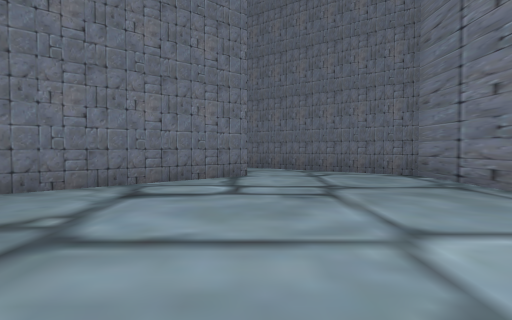
View 1 (above)

24 first-person views from a walk through a scene from a Unity 3-D project. The camera is 1.2 m above the floor, tilts 2° down and sees 75° across. The floor is counted in squares, 2 m on a side. Each view is taken from the middle of a square. On the plan, view 1 faces up. The plan holds only what a view shows up to about 10 squares ahead; the rest is blank. The place goes on beyond the plan. The player character is not drawn.

View 2
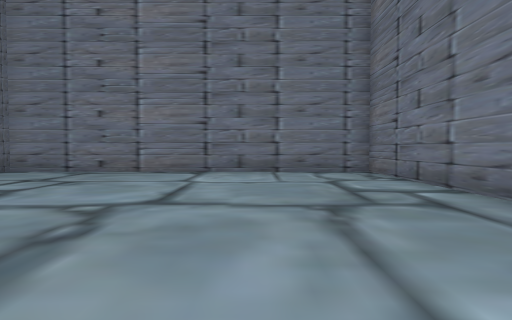

View 3
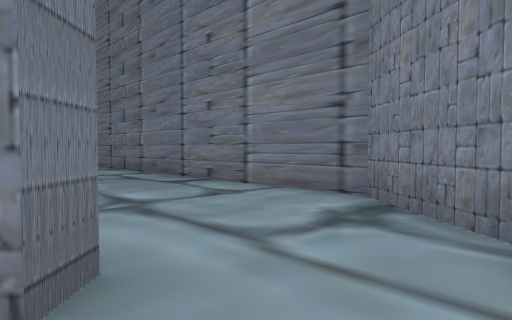

View 4
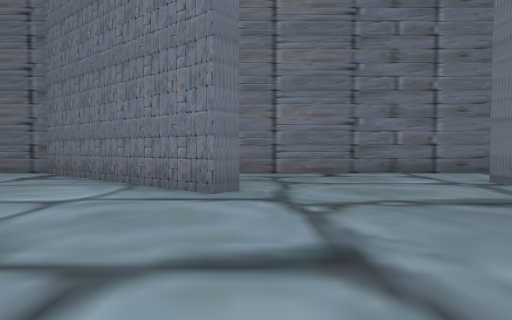

View 5
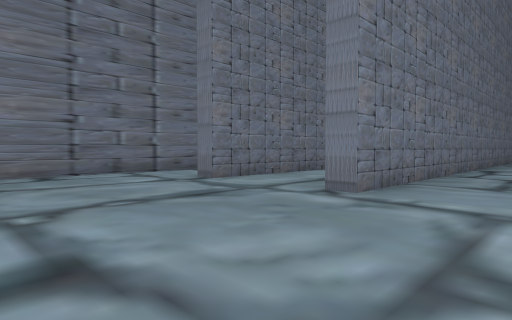

View 6
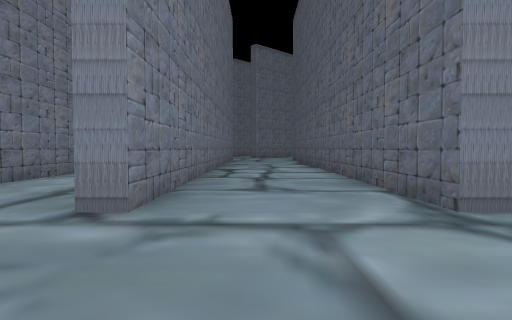

View 7
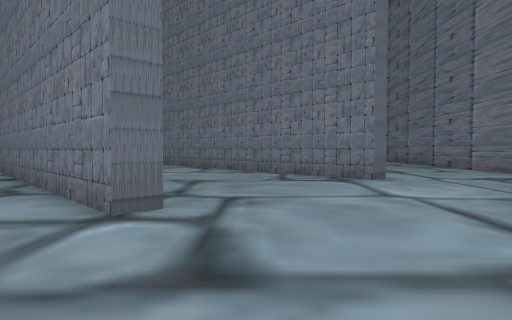

View 8
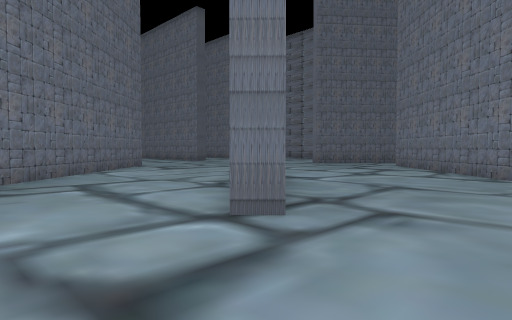

View 9
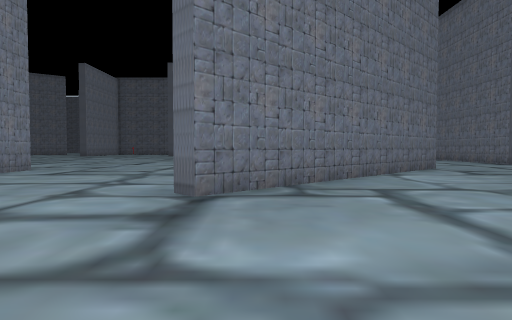

View 10
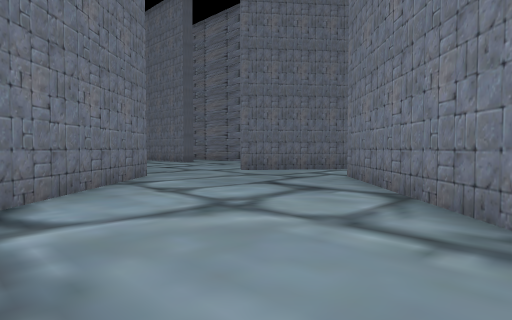

View 11
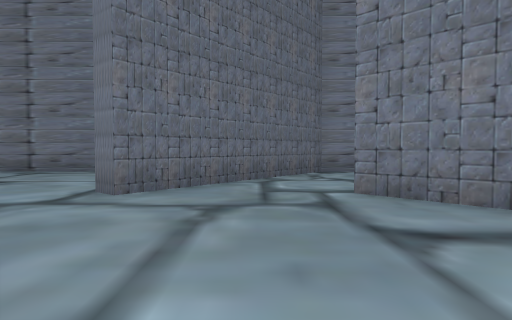

View 12
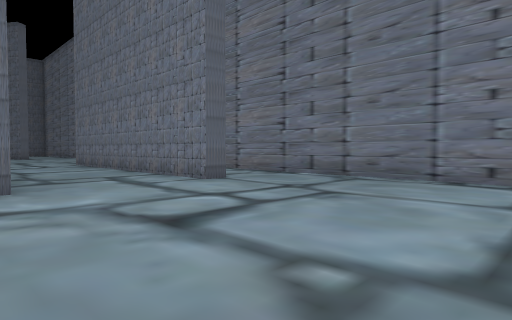

View 13
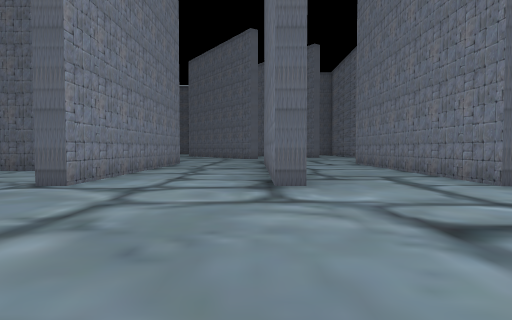

View 14
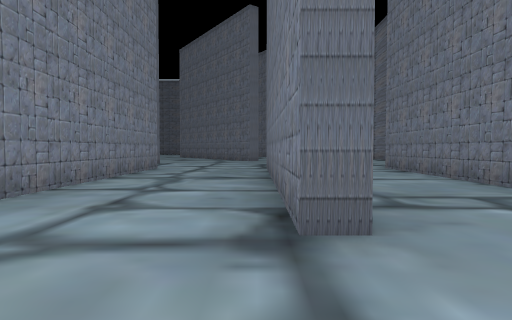

View 15
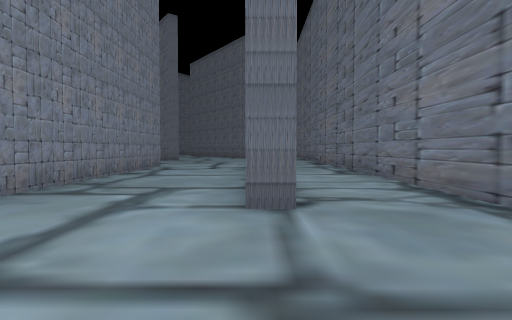

View 16
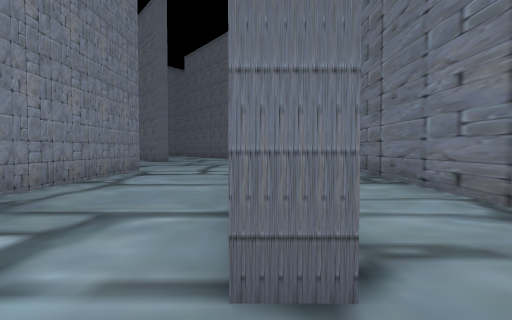

View 17
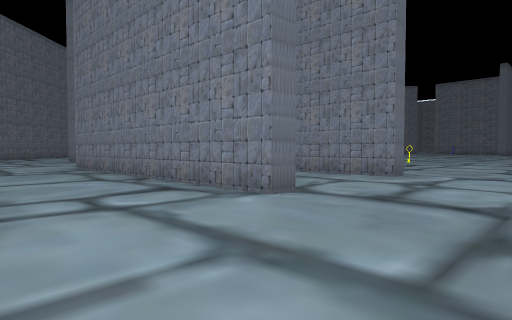

View 18
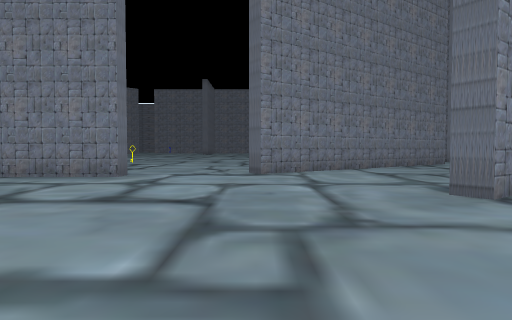

View 19
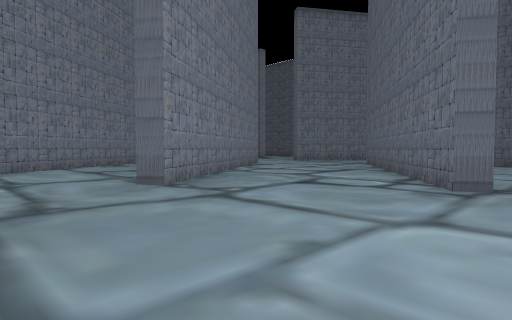

View 20
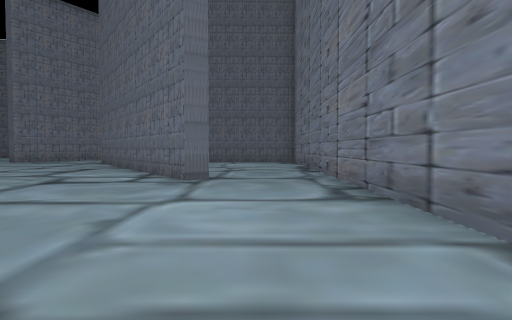

View 21
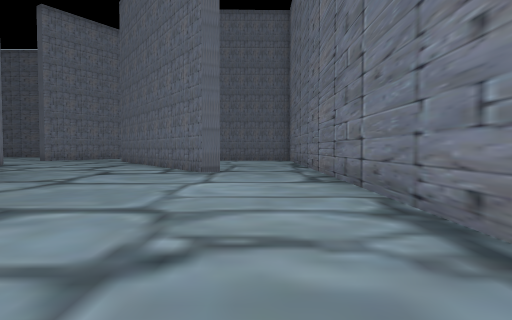

View 22
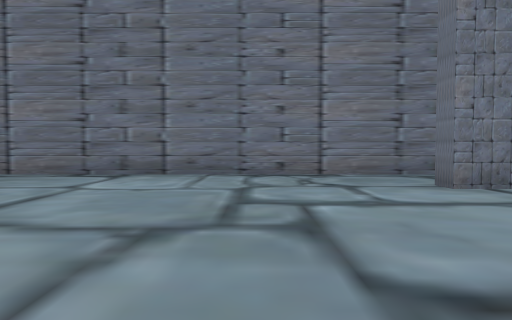

View 23
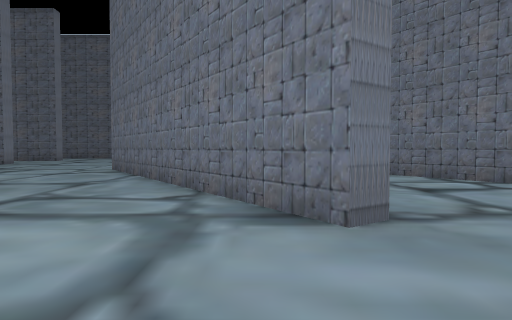

View 24
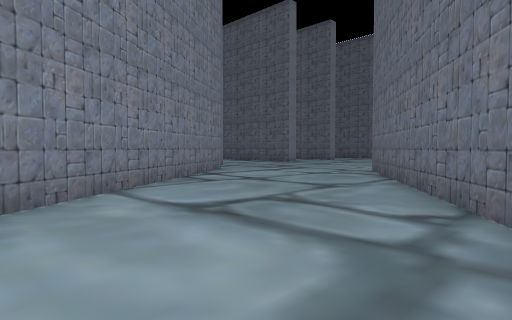

### Floor plan
Ten units are one square. View 1 is at (0, 0); x grows to the right and y downward. Boxes are objects, and circles mark ways between rooms. Rooms are numbered by the first view taken in them; rooms with no view inside come last. Other rooms are left out.
<svg viewBox="-235 -357 276 381">
<path fill="none" stroke="#000" d="M-1 -74 -34 -43M-71 11 -61 19 35 19 36 -73 21 -85M-66 -140 -128 -81 -131 -85M-36 -108 -65 -80M-97 -49 -101 -53 -48 -103M-151 -75 -151 -69 -220 -69M14 -163 9 -163 9 -241 14 -241M21 -85 -8 -108 -4 -113M-63 -14 -67 -18 -5 -78M-108 -12 -105 -17 -71 11M36 -118 36 -324M-60 -241 -60 -163M-27 -241 -22 -241 -22 -163 -27 -163 -27 -236M-166 19 -106 19M-200 -7 -151 -7 -151 -1M-80 -289 -68 -271M-230 -38 -151 -38 -151 -32M-29 -298 -33 -295 -45 -313M11 -325 7 -322M-101 -320 -80 -289M-45 -313 -66 -344M-55 -336 -29 -298M7 -322 -14 -352"/>
<circle cx="-55" cy="-5" r="3" fill="#2a7"/>
<circle cx="5" cy="-70" r="3" fill="#2a7"/>
<circle cx="-65" cy="-305" r="3" fill="#2a7"/>
<circle cx="-15" cy="-315" r="3" fill="#2a7"/>
<text x="-10" y="-20">1</text>
<text x="-80" y="-120">2</text>
<text x="-80" y="-320">3</text>
<text x="-30" y="-330">4</text>
</svg>
Room 1 opens to room 2. Room 2 opens to room 3. Room 2 opens to room 4.

Where each view was taken, in squares from view 1:
view 1: 0 up, 0 right, facing up
view 2: 1 up, 5 left, facing right
view 3: 2 up, 8 left, facing down-right
view 4: 6 up, 11 left, facing down
view 5: 6 up, 11 left, facing down-left
view 6: 5 up, 12 left, facing left
view 7: 4 up, 13 left, facing right
view 8: 3 up, 12 left, facing up-right
view 9: 4 up, 12 left, facing up
view 10: 4 up, 7 left, facing up-right
view 11: 9 up, 5 left, facing right
view 12: 11 up, 3 left, facing up-right
view 13: 11 up, 3 left, facing up
view 14: 14 up, 3 left, facing up
view 15: 13 up, 1 right, facing up
view 16: 15 up, 1 right, facing up
view 17: 27 up, 1 right, facing down-left
view 18: 27 up, 1 right, facing left
view 19: 27 up, 2 right, facing up-left
view 20: 26 up, 2 right, facing up
view 21: 24 up, 2 right, facing up
view 22: 27 up, 4 left, facing right
view 23: 27 up, 4 left, facing up
view 24: 28 up, 4 left, facing up-left
